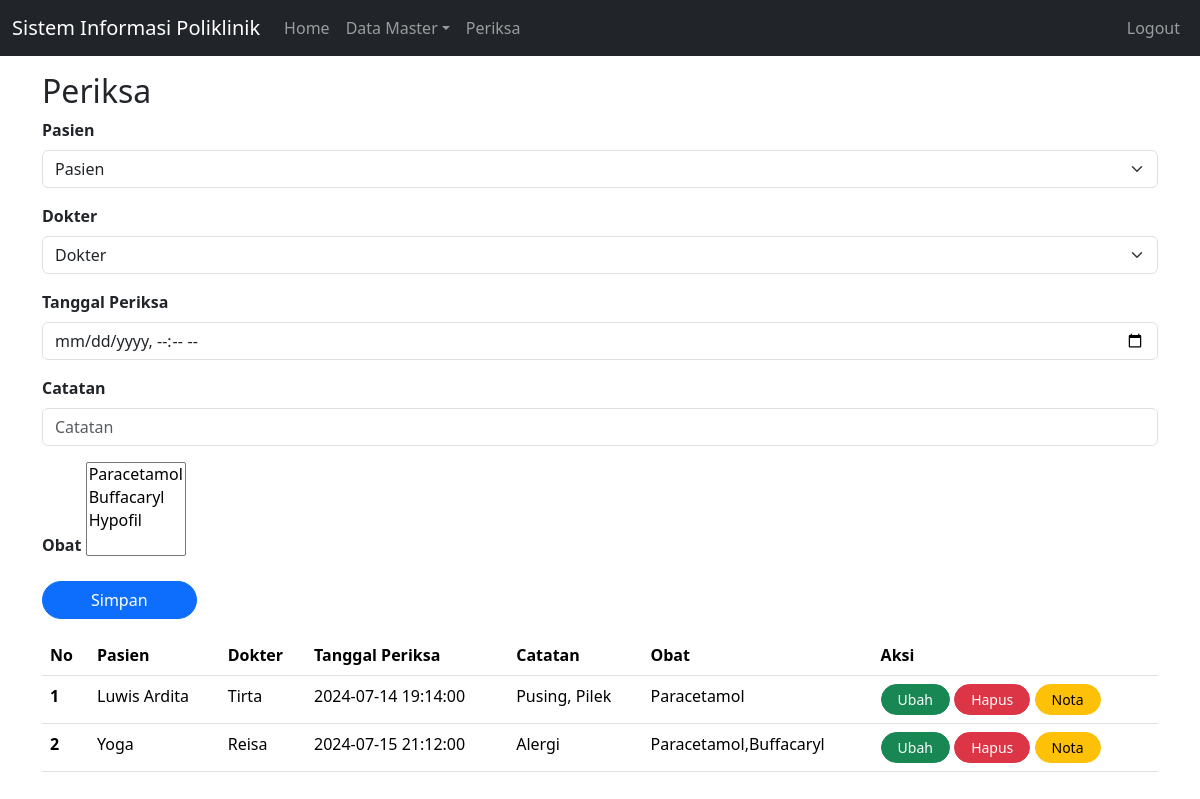
/index.php?page=periksa (signed in), run on the app's committed database.
### tables this page shows
CREATE TABLE `periksa` (
  `id` int(11) NOT NULL,
  `id_dokter` int(11) NOT NULL,
  `id_pasien` int(11) NOT NULL,
  `tgl_periksa` datetime NOT NULL,
  `catatan` text NOT NULL,
  `obat` varchar(255) NOT NULL
);

CREATE TABLE `pasien` (
  `id` int(11) NOT NULL,
  `nama` varchar(255) NOT NULL,
  `alamat` varchar(255) NOT NULL,
  `no_hp` varchar(50) NOT NULL
);

CREATE TABLE `dokter` (
  `id` int(11) NOT NULL,
  `nama` varchar(255) NOT NULL,
  `alamat` varchar(255) NOT NULL,
  `no_hp` varchar(50) NOT NULL
);

### periksa.php (the view, shortened to what this page needs)
<?php
include 'koneksi.php';
if(isset($_SESSION['username'])) {
    ?>
    <form action="" method="POST">
    <div class="mb-3">
        <label for="nama" class="form-label fw-bold">Pasien</label>
        <select class="form-select" name="pasien">
            <option selected>Pasien</option>
        </select>
    </div>
    <div class="mb-3">
        <label for="nama" class="form-label fw-bold">Dokter</label>
        <select class="form-select" name="dokter">
            <option selected>Dokter</option>
        </select>
    </div>
    <div class="mb-3">
        <label for="no_hp" class="form-label fw-bold">Tanggal Periksa</label>
        <input type="datetime-local" class="form-control" id="tgl" name="tgl" placeholder="Tanggal">
    </div>
    <div class="mb-3">
        <label for="no_hp" class="form-label fw-bold">Catatan</label>
        <input type="text" class="form-control" id="no_hp" name="catatan" placeholder="Catatan">
    </div>
    <div class="mb-3">
    <label for="obat" class="form-label fw-bold">Obat</label>
    <select name="obat[]" id="obat" multiple>
        <?php
        $obatSql = "SELECT * FROM obat";
        $obatResult = $conn->query($obatSql);
        while($obatRow = $obatResult->fetch_assoc()){
            ?>
            <option value="<?php echo $obatRow['id'] ?>"><?php echo $obatRow['nama_obat'] ?></option>
            <?php
        }
        ?>
    </select>
</div>
    <button class="btn btn-primary px-5 rounded-pill" type="submit" name="submit">Simpan</button>
    </form>
    <?php
    $showSql = "SELECT periksa.*, dokter.nama AS nama_dokter, pasien.nama AS nama_pasien, GROUP_CONCAT(obat.nama_obat) AS nama_obat FROM periksa
                LEFT JOIN dokter ON periksa.id_dokter = dokter.id
                LEFT JOIN pasien ON periksa.id_pasien = pasien.id
                LEFT JOIN obat ON FIND_IN_SET(obat.id, periksa.obat)
                GROUP BY periksa.id";
    $showHasil = $conn->query($showSql);
    if ($showHasil->num_rows > 0) {
        $no = 1;
    ?>
        <table class="table mt-3">
            <thead>
                <tr>
                    <th scope="col">No</th>
                    <th scope="col">Pasien</th>
                    <th scope="col">Dokter</th>
                    <th scope="col">Tanggal Periksa</th>
                    <th scope="col">Catatan</th>
                    <th scope="col">Obat</th>
                    <th scope="col">Aksi</th>
                </tr>
            </thead>
            <tbody>
                <?php
                while ($row = $showHasil->fetch_assoc()) {
                ?>
                    <tr>
                        <th scope="row"><?php echo $no ?></th>
                        <td><?php echo $row['nama_pasien'] ?></td>
                        <td><?php echo $row['nama_dokter'] ?></td>
                        <td><?php echo $row['tgl_periksa'] ?></td>
                        <td><?php echo $row['catatan'] ?></td>
                        <td><?php echo $row['nama_obat'] ?></td>
                        <td>
                            <a href="index.php?page=periksaEdit&id=<?php echo $row["id"] ?>" class="btn btn-success btn-sm rounded-pill px-3">Ubah</a>
                            <form action="" method="POST" style="display: inline-block">
                                <button type="submit" class="btn btn-danger btn-sm rounded-pill px-3" name="hapus">Hapus</button>
                                <a href="index.php?page=invoice&id=<?php echo $row["id"] ?>" class="btn btn-warning btn-sm rounded-pill px-3">Nota</a>
                            </form>
                        </td>
                    </tr>
                <?php
                    $no++;
                }
                ?>
            </tbody>
        </table>
    <?php
    } else {
        echo "Tidak Ada Data";
    }
} else {
    header("location: index.php?page=loginUser");
}
?>

### index.php (shortened to what this page needs)
<!doctype html>
<html lang="en">
<head>
  <link href="https://cdn.jsdelivr.net/npm/bootstrap@5.3.3/dist/css/bootstrap.min.css" rel="stylesheet">
  <link rel="stylesheet" href="https://cdn.jsdelivr.net/gh/habibmhamadi/multi-select-tag@3.0.1/dist/css/multi-select-tag.css">
</head>
<body>
  <nav class="navbar navbar-expand-lg navbar-dark bg-dark mb-3">
    <div class="container-fluid">
      <a class="navbar-brand" href="index.php">Sistem Informasi Poliklinik</a>
      <div class="collapse navbar-collapse" id="navbarSupportedContent">
        <ul class="navbar-nav me-auto">
          <li class="nav-item">
            <a class="nav-link" href="index.php">Home</a>
          </li>
          <li class="nav-item dropdown">
            <a class="nav-link dropdown-toggle" href="#" role="button" data-bs-toggle="dropdown" aria-expanded="false">Data Master</a>
          </li>
          <li class="nav-item">
            <a class="nav-link" href="index.php?page=periksa">Periksa</a>
          </li>
        </ul>
        <ul class="navbar-nav ms-auto">
          <?php
          if (isset($_SESSION['username'])) {
          ?>
            <li class="nav-item">
              <a class="nav-link" href="logout.php">Logout</a>
            </li>
          <?php
          }
          ?>
        </ul>
      </div>
    </div>
  </nav>
  <main role="main" class="container">
    <?php
    if (isset($_GET['page'])) {
    ?>
      <h2><?php echo ucwords($_GET['page']) ?></h2>
    <?php
      include($_GET['page'] . ".php");
    } else {
      echo "Selamat Datang di Sistem Informasi Poliklinik";
    }
    ?>
  </main>
</body>
</html>

### data on the page
periksa: id_pasien.nama "Luwis Ardita", id_dokter.nama "Tirta", tgl_periksa "2024-07-14 19:14:00", catatan "Pusing, Pilek", nama_obat "Paracetamol"
periksa: id_pasien.nama "Yoga", id_dokter.nama "Reisa", tgl_periksa "2024-07-15 21:12:00", catatan "Alergi", nama_obat "Paracetamol,Buffacaryl"

### other printed values
$_GET['page'] "Periksa"
